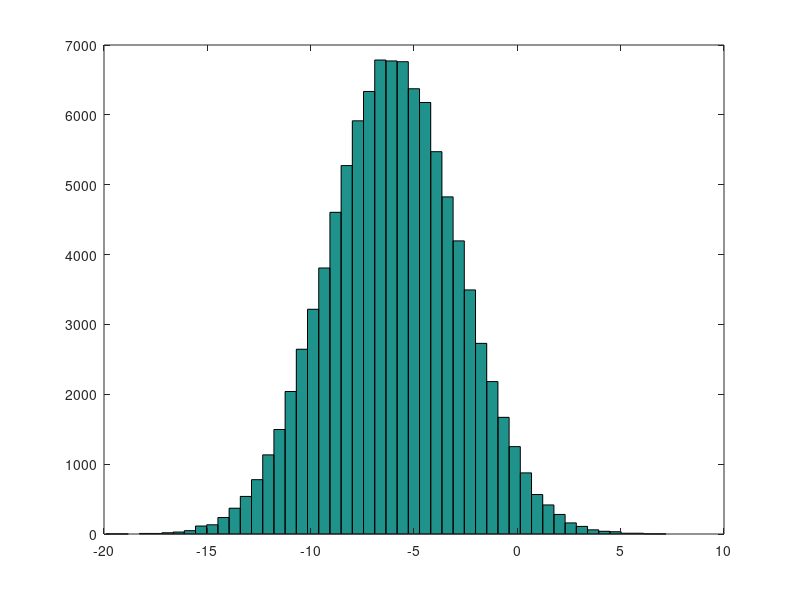

Recreate this plot in MATLAB.
function A=warmupExercise()
A = [];
A = eye(5);
b=pi
fprintf('2 decimals: %0.2f\n',b)
w=-6+sqrt(10)*randn(1,100000);
y=ones(2,4)
z=zeros(1,5)
x=rand(3,3)
d = 50;
e = 100;
r = (e-d).*rand(1000,1) + d
hist(w);
hist(w,50)
save randomized.mat r
who
clear 
who

G=[1,2;4,5;7,8];
E=[10,11;12,13;14,15];
F=G.*E  % . operation used to denote elementwise operation 1./G can also be performed.
F+1
log(G)
exp(G)
H = E+ones(size(E))
H'  %transpose
val=max(F)
[val,ind]=max(F)
F<98 %elementwise comparison, returns binary array of trues and falses
find(F<98)
Z=magic(4) %all rows and cols sum up to same thing
sum(Z,1) %sum up cols
sum(Z,2) %sum up rows
sum(sum(Z.*eye(4)))

end

